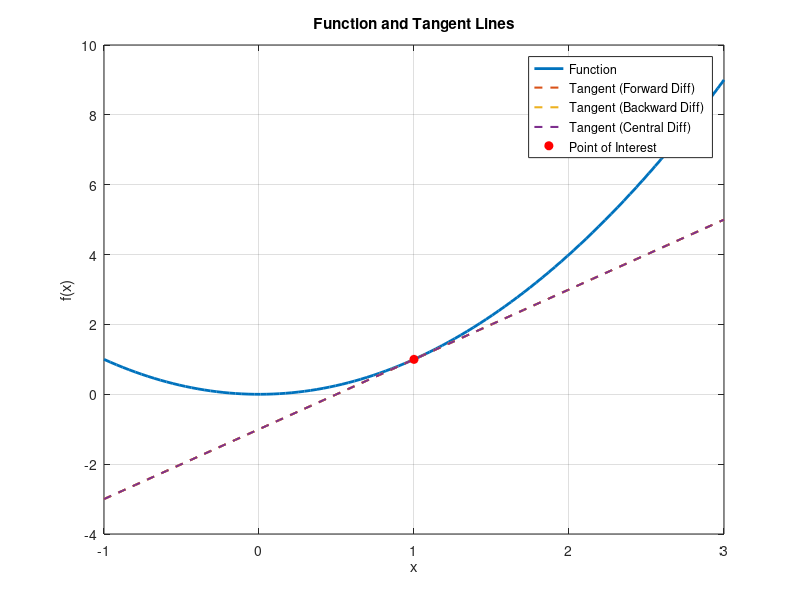

Source code (MATLAB):
% Function definition
f = @(x) x.^2; % Change this function as needed

% Point of interest
a = 1;

% True derivative at the point
trueVal = 2 * a;

% Step size
h = 1.0e-4;

% Calculate forward difference
fwdDiff = (f(a + h) - f(a)) / h;

% Calculate backward difference
bkdDiff = (f(a) - f(a - h)) / h;

% Calculate central difference
ctrDiff = (f(a + h) - f(a - h)) / (2 * h);

% Display results
disp(['True Derivative at x = ', num2str(a), ': ', num2str(trueVal)]);
disp(['Forward Difference at x = ', num2str(a), ': ', num2str(fwdDiff)]);
disp(['Backward Difference at x = ', num2str(a), ': ', num2str(bkdDiff)]);
disp(['Central Difference at x = ', num2str(a), ': ', num2str(ctrDiff)]);

% Plot the function and tangent lines
x = linspace(a - 2, a + 2, 100);
y = f(x);

figure;
plot(x, y, 'LineWidth', 2);
hold on;

% Tangent line for forward difference
tangent_fwd = fwdDiff * (x - a) + f(a);
plot(x, tangent_fwd, '--', 'LineWidth', 1.5);

% Tangent line for backward difference
tangent_bkd = bkdDiff * (x - a) + f(a);
plot(x, tangent_bkd, '--', 'LineWidth', 1.5);

% Tangent line for central difference
tangent_ctr = ctrDiff * (x - a) + f(a);
plot(x, tangent_ctr, '--', 'LineWidth', 1.5);

scatter(a, f(a), 'MarkerEdgeColor', 'r', 'MarkerFaceColor', 'r');

title('Function and Tangent Lines');
legend('Function', 'Tangent (Forward Diff)', 'Tangent (Backward Diff)', 'Tangent (Central Diff)', 'Point of Interest');
xlabel('x');
ylabel('f(x)');
grid on;
hold off;